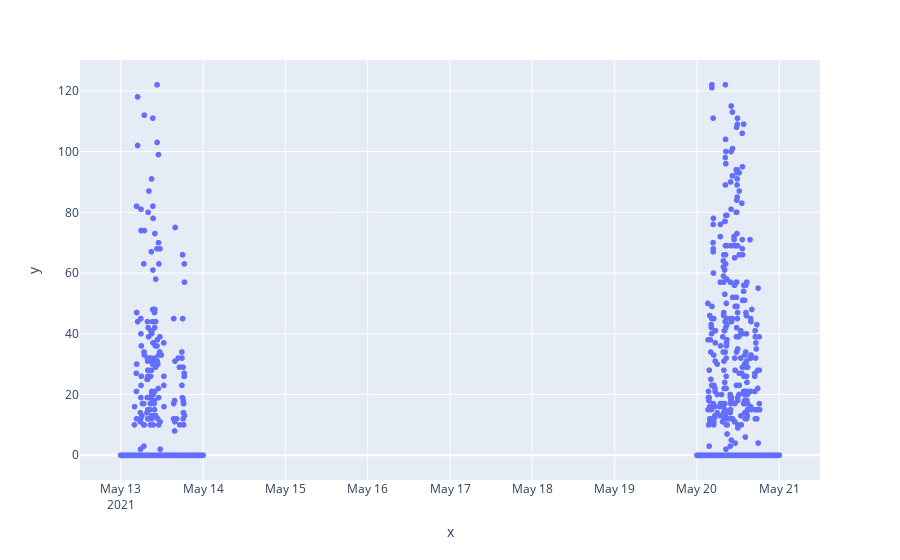

Write notebook code for a chart like this one.
### Code cell
# plt.scatter(x="TIMESTAMP", y="HEART_RATE", data=data_band_19)
fig = px.scatter(x=data_band_19["TIMESTAMP"], y=data_band_19["STEPS"])
fig.show()

### Figure 1 — Plotly figure (JSON) as saved in the notebook; plotly's stock layout.template omitted (floating-point values rounded to 4 significant figures; data arrays with more than 128 entries replaced by an {"elided": "..."} marker saying what was removed)
{"data": [{"hovertemplate": "x=%{x}<br>y=%{y}<extra></extra>", "legendgroup": "", "marker": {"color": "#636efa", "symbol": "circle"}, "mode": "markers", "name": "", "showlegend": false, "type": "scattergl", "x": {"elided": "2880 str values"}, "xaxis": "x", "y": {"elided": "2880 int values"}, "yaxis": "y"}], "layout": {"legend": {"tracegroupgap": 0}, "margin": {"t": 60}, "xaxis": {"anchor": "y", "domain": [0, 1], "title": {"text": "x"}}, "yaxis": {"anchor": "x", "domain": [0, 1], "title": {"text": "y"}}}}
